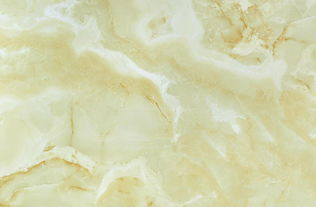
//> input picture Matching/Color/f.jpg, 316 x 207 px, given in place of F.bmp, which was not available
$ ./main   (built with g++ and OpenCV 4)
//> lines starting //> are read from the running program, lines starting //| are printed output that depends on the picture; after the words box and inside, x2 and y2 are one past the last pixel; in counts of white or black regions, pixels touching at a corner belong together; pictures that were not available may be replaced by others from this repository, and a replacement may not be noted
//> further down, Mat_template is the input picture: 207 rows x 316 cols, CV_8UC3; mean B, G, R 175.8, 213.7, 211.7
### Segment/WaterSeg/ROI_Project/Segment_WaterSeg.h
#include <opencv2/opencv.hpp>
#include <opencv2\core\core.hpp>
#include <opencv2\highgui\highgui.hpp>
#include <opencv2\imgproc\imgproc.hpp>
#include <iostream>

using namespace cv;
using namespace std;

// [33 lines of commented-out code are left out]


class Segment_WaterSeg
{
public:
	void Segment_WaterSegment(Mat Mat_Image, Mat& Mat_dst, Mat& Mat_dst_bw, vector<Point2f> &mc_result, double &angle, Point No_ROI = Point(0, 0));
};

void Segment_WaterSeg::Segment_WaterSegment(Mat Mat_Image, Mat& Mat_dst, Mat& Mat_dst_bw, vector<Point2f> &mc_result, double &angle, Point No_ROI)
{
//> called with No_ROI = Point(0, 0)
	// 目标质心寻找，仅使用二值化 和 非重心寻找 Point
	Mat grayImage;
	cvtColor(Mat_Image, grayImage, CV_BGR2GRAY);
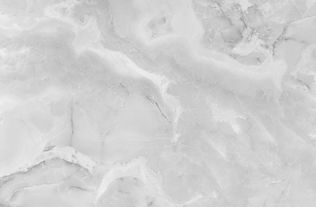
//> grayImage: 207 rows x 316 cols, CV_8UC1; min 153, max 240, mean 208.8

	Mat bwImage;

	threshold(grayImage, bwImage, 50, 255, THRESH_BINARY | THRESH_OTSU);
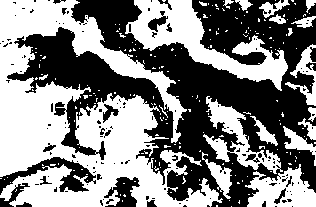
//> bwImage: 207 rows x 316 cols, CV_8UC1; 51% white; 146 black regions (123 under 20 px), largest, box (x1, y1, x2, y2) and area: (7, 0, 316, 207) 28565, (0, 157, 96, 195) 1158, (104, 177, 140, 207) 584

	morphologyEx(bwImage, bwImage, MORPH_CLOSE, getStructuringElement(MORPH_RECT, Size(9, 9), Point(-1, -1)));
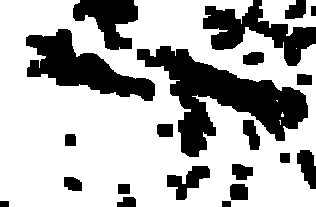
//> bwImage: 207 rows x 316 cols, CV_8UC1; 69.1% white; 21 black regions, largest, box (x1, y1, x2, y2) and area: (137, 46, 308, 157) 7383, (26, 29, 155, 101) 4058, (203, 0, 316, 66) 3021

	Mat Labels;
//> (the run ends here: the program stops with an error, at `distanceTransform(bwImage, bwImage, Labels, CV_DIST_L2, CV_DIST_MASK_3..`)

$ run again, with Matching/Color/c.jpg copied over Matching/Color/f.jpg
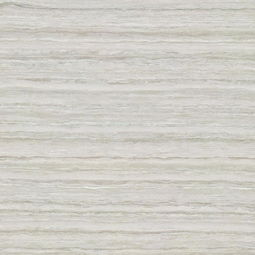
//> input picture Matching/Color/c.jpg, 255 x 255 px, given in place of F.bmp, which was not available
//> Mat_template is the input picture: 255 rows x 255 cols, CV_8UC3; mean B, G, R 199.3, 206, 208.5
//> in Segment_WaterSegment, `threshold(grayImage, bwImage, 50, 255, THRESH_BINARY | THRESH_OTSU);`:
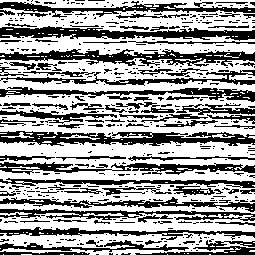
//> bwImage: 255 rows x 255 cols, CV_8UC1; 61.3% white; 483 black regions (396 under 20 px), largest, box (x1, y1, x2, y2) and area: (0, 131, 255, 146) 2163, (0, 49, 255, 67) 2032, (0, 26, 255, 41) 1950
//> in Segment_WaterSegment, `morphologyEx(bwImage, bwImage, MORPH_CLOSE, getStructuringElement(MORP..`:
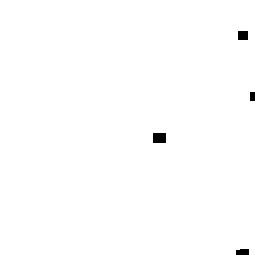
//> bwImage: 255 rows x 255 cols, CV_8UC1; 99.5% white; 4 black regions, box (x1, y1, x2, y2) and area: (153, 133, 166, 143) 130, (238, 31, 248, 40) 90, (236, 249, 249, 255) 74, (250, 92, 255, 101) 45

$ run again, with Matching/Color/d.jpg copied over Matching/Color/f.jpg
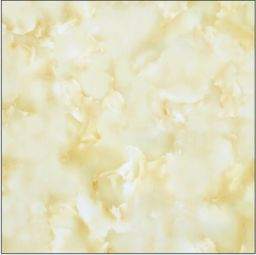
//> input picture Matching/Color/d.jpg, 256 x 255 px, given in place of F.bmp, which was not available
//> Mat_template is the input picture: 255 rows x 256 cols, CV_8UC3; mean B, G, R 193.2, 224.4, 227.7
//> in Segment_WaterSegment, `cvtColor(Mat_Image, grayImage, CV_BGR2GRAY);`:
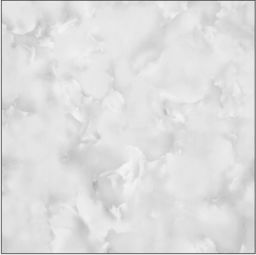
//> grayImage: 255 rows x 256 cols, CV_8UC1; min 76, max 246, mean 221.9
//> in Segment_WaterSegment, `threshold(grayImage, bwImage, 50, 255, THRESH_BINARY | THRESH_OTSU);`:
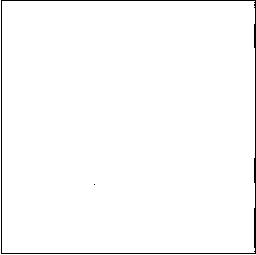
//> bwImage: 255 rows x 256 cols, CV_8UC1; 98.3% white; black in thin lines or dots
